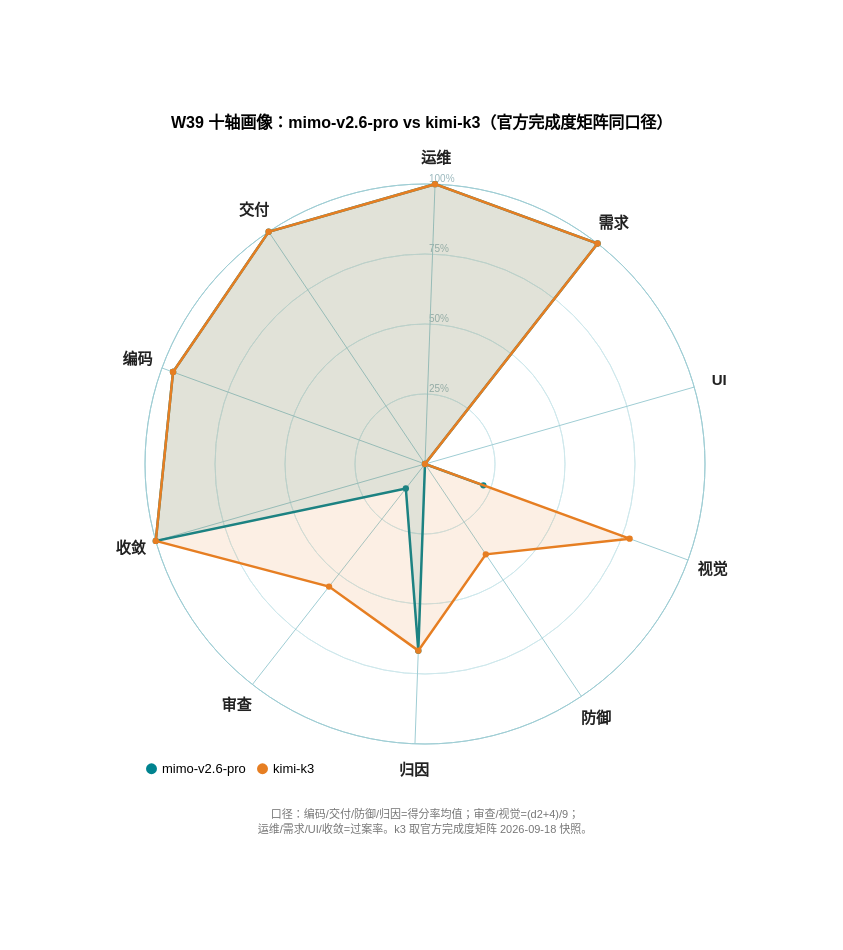

Describe this chart as a Vega-Lite specification.
### Vega specification from a JSON file in a GitHub repository (floating-point values rounded to 4 significant figures)
{"$schema": "https://vega.github.io/schema/vega/v5.json", "width": 560, "height": 560, "padding": 115, "title": {"text": "W39 十轴画像：mimo-v2.6-pro vs kimi-k3（官方完成度矩阵同口径）", "fontSize": 16, "anchor": "middle", "offset": 20}, "signals": [{"name": "radius", "update": "width / 2"}], "data": [{"name": "table", "values": [{"key": "编码", "category": "mimo-v2.6-pro", "value": 0.958}, {"key": "交付", "category": "mimo-v2.6-pro", "value": 1.0}, {"key": "运维", "category": "mimo-v2.6-pro", "value": 1.0}, {"key": "需求", "category": "mimo-v2.6-pro", "value": 1.0}, {"key": "UI", "category": "mimo-v2.6-pro", "value": 0.0}, {"key": "视觉", "category": "mimo-v2.6-pro", "value": 0.222}, {"key": "防御", "category": "mimo-v2.6-pro", "value": 0.0}, {"key": "归因", "category": "mimo-v2.6-pro", "value": 0.667}, {"key": "审查", "category": "mimo-v2.6-pro", "value": 0.111}, {"key": "收敛", "category": "mimo-v2.6-pro", "value": 1.0}, {"key": "编码", "category": "mimo-v2.6-pro", "value": 0.958, "close": true}, {"key": "编码", "category": "kimi-k3", "value": 0.958}, {"key": "交付", "category": "kimi-k3", "value": 1.0}, {"key": "运维", "category": "kimi-k3", "value": 1.0}, {"key": "需求", "category": "kimi-k3", "value": 1.0}, {"key": "UI", "category": "kimi-k3", "value": 0.0}, {"key": "视觉", "category": "kimi-k3", "value": 0.778}, {"key": "防御", "category": "kimi-k3", "value": 0.389}, {"key": "归因", "category": "kimi-k3", "value": 0.667}, {"key": "审查", "category": "kimi-k3", "value": 0.556}, {"key": "收敛", "category": "kimi-k3", "value": 1.0}, {"key": "编码", "category": "kimi-k3", "value": 0.958, "close": true}]}, {"name": "keys", "values": ["编码", "交付", "运维", "需求", "UI", "视觉", "防御", "归因", "审查", "收敛"]}, {"name": "ticks", "values": [{"f": 0.25}, {"f": 0.5}, {"f": 0.75}, {"f": 1.0}]}], "scales": [{"name": "angular", "type": "point", "domain": {"data": "keys", "field": "data"}, "range": {"signal": "[-PI + 0.35, PI + 0.35 - 2 * PI / 10]"}}, {"name": "radial", "type": "linear", "domain": [0, 1], "range": {"signal": "[0, radius]"}, "zero": true, "nice": false}, {"name": "color", "type": "ordinal", "domain": ["mimo-v2.6-pro", "kimi-k3"], "range": ["#00838F", "#E67E22"]}], "legends": [{"fill": "color", "orient": "bottom", "direction": "horizontal", "title": null, "labelFontSize": 13, "symbolSize": 120, "labelLimit": 0}], "marks": [{"type": "arc", "encode": {"enter": {"x": {"signal": "0.5 * width"}, "y": {"signal": "0.5 * height"}, "startAngle": {"value": 0}, "endAngle": {"signal": "2 * PI"}, "innerRadius": {"signal": "0.25 * radius"}, "outerRadius": {"signal": "0.25 * radius"}, "stroke": {"value": "#cfe8ec"}, "strokeWidth": {"value": 1}}}}, {"type": "arc", "encode": {"enter": {"x": {"signal": "0.5 * width"}, "y": {"signal": "0.5 * height"}, "startAngle": {"value": 0}, "endAngle": {"signal": "2 * PI"}, "innerRadius": {"signal": "0.5 * radius"}, "outerRadius": {"signal": "0.5 * radius"}, "stroke": {"value": "#cfe8ec"}, "strokeWidth": {"value": 1}}}}, {"type": "arc", "encode": {"enter": {"x": {"signal": "0.5 * width"}, "y": {"signal": "0.5 * height"}, "startAngle": {"value": 0}, "endAngle": {"signal": "2 * PI"}, "innerRadius": {"signal": "0.75 * radius"}, "outerRadius": {"signal": "0.75 * radius"}, "stroke": {"value": "#cfe8ec"}, "strokeWidth": {"value": 1}}}}, {"type": "arc", "encode": {"enter": {"x": {"signal": "0.5 * width"}, "y": {"signal": "0.5 * height"}, "startAngle": {"value": 0}, "endAngle": {"signal": "2 * PI"}, "innerRadius": {"signal": "1.0 * radius"}, "outerRadius": {"signal": "1.0 * radius"}, "stroke": {"value": "#9fcdd4"}, "strokeWidth": {"value": 1}}}}, {"type": "text", "encode": {"enter": {"x": {"signal": "0.5 * width + 4"}, "y": {"signal": "0.5 * height - datum.f * radius"}, "text": {"signal": "format(datum.f, '.0%')"}, "fontSize": {"value": 10}, "fill": {"value": "#9ab8bd"}, "align": {"value": "left"}, "baseline": {"value": "bottom"}}}, "from": {"data": "ticks"}}, {"type": "rule", "from": {"data": "keys"}, "encode": {"enter": {"x": {"signal": "0.5 * width"}, "y": {"signal": "0.5 * height"}, "x2": {"signal": "0.5 * width + radius * cos(scale('angular', datum.data))"}, "y2": {"signal": "0.5 * height + radius * sin(scale('angular', datum.data))"}, "stroke": {"value": "#9fcdd4"}, "strokeWidth": {"value": 1}}}}, {"type": "text", "from": {"data": "keys"}, "encode": {"enter": {"x": {"signal": "0.5 * width + (radius + 26) * cos(scale('angular', datum.data))"}, "y": {"signal": "0.5 * height + (radius + 26) * sin(scale('angular', datum.data))"}, "text": {"field": "data"}, "fontSize": {"value": 15}, "fontWeight": {"value": "bold"}, "align": {"value": "center"}, "baseline": {"value": "middle"}, "fill": {"value": "#222"}}}}, {"type": "group", "from": {"facet": {"name": "cats", "data": "table", "groupby": "category"}}, "marks": [{"type": "line", "from": {"data": "cats"}, "encode": {"enter": {"x": {"signal": "0.5 * width + scale('radial', datum.value) * cos(scale('angular', datum.key))"}, "y": {"signal": "0.5 * height + scale('radial', datum.value) * sin(scale('angular', datum.key))"}, "stroke": {"scale": "color", "field": {"parent": "category"}}, "strokeWidth": {"value": 2.5}, "fill": {"scale": "color", "field": {"parent": "category"}}, "fillOpacity": {"value": 0.12}}}}, {"type": "symbol", "from": {"data": "cats"}, "encode": {"enter": {"x": {"signal": "0.5 * width + scale('radial', datum.value) * cos(scale('angular', datum.key))"}, "y": {"signal": "0.5 * height + scale('radial', datum.value) * sin(scale('angular', datum.key))"}, "size": {"value": 40}, "fill": {"scale": "color", "field": {"parent": "category"}}}}}]}, {"type": "text", "encode": {"enter": {"x": {"signal": "0.5 * width"}, "y": {"signal": "height + 74"}, "text": {"value": ["口径：编码/交付/防御/归因=得分率均值；审查/视觉=(d2+4)/9；", "运维/需求/UI/收敛=过案率。k3 取官方完成度矩阵 2026-09-18 快照。"]}, "fontSize": {"value": 11}, "fill": {"value": "#777"}, "align": {"value": "center"}, "lineHeight": {"value": 15}}}}]}
